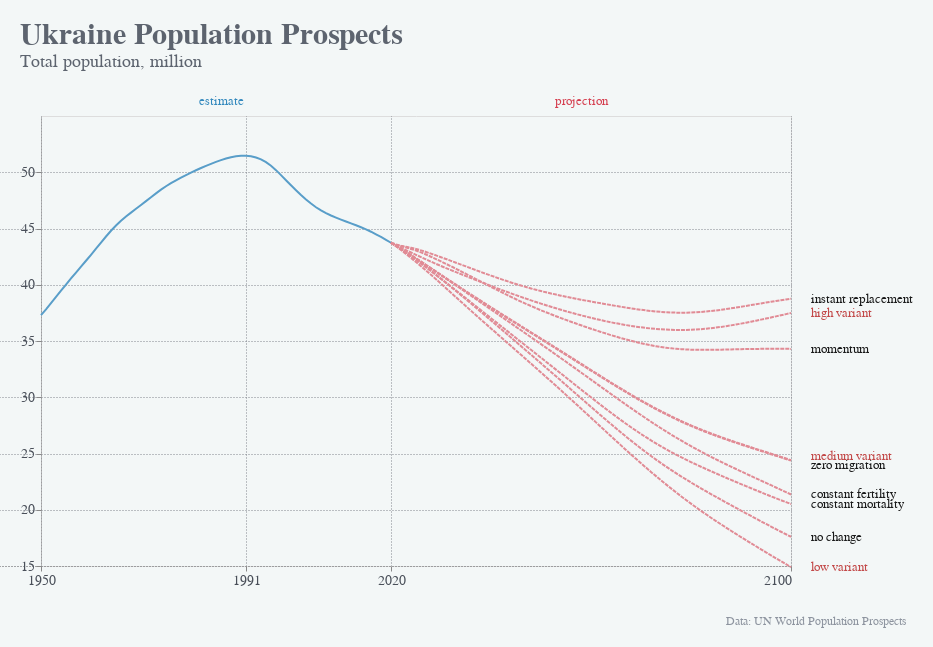

Source (notebook cell):
### Code cell
chart1 = alt.Chart(df).mark_line().encode(
    x = alt.X('year', type='quantitative', scale = alt.Scale(domain = [1950, 2100], range=[-50, 750]), axis=alt.Axis(values=[1950, 1991, 2020, 2100], labelExpr='datum.label[0] + datum.label[2] + datum.label[3] + datum.label[4]')),
    y = alt.Y('population', scale = alt.Scale(domain = [15, 52]), axis=alt.Axis(values=[15, 20, 25, 30, 35, 40, 45, 50])),
    color= alt.condition('datum.type == "estimate"',
                      alt.value('#599EC9'),
                      alt.value('#E18B95')),
    detail = alt.Detail('type')
).transform_filter(
    'datum.type == "estimate"'
)

chart2 = alt.Chart(df).mark_line(
    strokeDash=[4,1]
).encode(
    x = alt.X('year', type='quantitative', scale = alt.Scale(domain = [1950, 2100])),
    y = alt.Y('population', scale = alt.Scale(domain = [15, 52])),
    color= alt.condition('datum.type == "estimate"',
                      alt.value('#599EC9'),
                      alt.value('#E18B95')),
    detail = alt.Detail('type')
).transform_filter(
    'datum.type != "estimate"'
)

text1 = alt.Chart(df).mark_text(size = 13, opacity = 0.9, dx=20, align="left", font="Ubuntu Mono", color='#bd3434').encode(
    x = alt.X('year', scale = alt.Scale(zero = False)),
    y = alt.Y('population'),
    text = alt.Text('type')
).properties().transform_filter('datum.year == 2100').transform_filter({'field': 'type', 'oneOf': ['high variant', 'low variant']})

text2 = alt.Chart(df).mark_text(size = 13, opacity = 0.9, dx=20, align="left", font="Ubuntu Mono").encode(
    x = alt.X('year', scale = alt.Scale(zero = False)),
    y = alt.Y('population'),
    text = alt.Text('type')
).properties().transform_filter('datum.year == 2100').transform_filter({'field': 'type', 'oneOf': ['instant replacement', 'momentum', 'constant fertility', 'constant mortality', 'no change']})

text3 = alt.Chart(df).mark_text(size = 13, opacity = 0.9, dx=20, dy=-4, align="left", font="Ubuntu Mono", color='#bd3434').encode(
    x = alt.X('year', scale = alt.Scale(zero = False)),
    y = alt.Y('population'),
    text = alt.Text('type')
).properties().transform_filter('datum.year == 2100').transform_filter({'field': 'type', 'oneOf': ['medium variant']})

text4 = alt.Chart(df).mark_text(size = 13, opacity = 0.9, dx=20, dy=4, align="left", font="Ubuntu Mono").encode(
    x = alt.X('year', scale = alt.Scale(zero = False)),
    y = alt.Y('population'),
    text = alt.Text('type')
).properties().transform_filter('datum.year == 2100').transform_filter({'field': 'type', 'oneOf': ['zero migration']})

estimate_label = alt.Chart(
    {"values": [{"text": "estimate"}]}
).mark_text(size=13, dx=-195, dy=-240, color='#3288bd').encode(
    text="text:N"
)

projection_label = alt.Chart(
    {"values": [{"text": "projection"}]}
).mark_text(size=13, dx=165, dy=-240, color='#d53e4f').encode(
    text="text:N"
)

bottom_label = alt.Chart(
    {"values": [{"text": "Data: UN World Population Prospects"}]}
).mark_text(size=12, dx=400, dy=280, color='#8D949F').encode(
    text="text:N"
)

(chart1 + chart2 + text1 + text2 + text3 + text4 + estimate_label + projection_label + bottom_label).configure_title(
    anchor='start'
).configure_view(
    width=750,
    height=450
).properties(background = '#F3F7F7', padding = 20, title = alt.TitleParams(text = 'Ukraine Population Prospects', subtitle = ['Total population, million', ' '],
                    font = 'Ubuntu Mono', fontSize = 30, color = '#5D646F', subtitleFont = 'Ubuntu Mono',
                                      subtitleFontSize = 18, subtitleColor = '#5D646F')
                    ).configure_axis(gridColor = '#81858C', gridDash = [0.5, 1], gridWidth = 1,
                                     labelFont = 'Ubuntu Mono', labelFontSize = 14, labelColor = '#494F59', domainDash=[0.5, 1], title=None
                    )

### Figure 1 — Vega-Lite specification as saved in the notebook (floating-point values rounded to 4 significant figures; data arrays with more than 128 entries replaced by an {"elided": "..."} marker saying what was removed)
{"config": {"view": {"continuousWidth": 400, "continuousHeight": 300, "height": 450, "width": 750}, "axis": {"domainDash": [0.5, 1], "gridColor": "#81858C", "gridDash": [0.5, 1], "gridWidth": 1, "labelColor": "#494F59", "labelFont": "Ubuntu Mono", "labelFontSize": 14, "title": null}, "title": {"anchor": "start"}}, "layer": [{"mark": "line", "encoding": {"color": {"condition": {"value": "#599EC9", "test": "datum.type == \"estimate\""}, "value": "#E18B95"}, "detail": {"type": "nominal", "field": "type"}, "x": {"type": "quantitative", "axis": {"labelExpr": "datum.label[0] + datum.label[2] + datum.label[3] + datum.label[4]", "values": [1950, 1991, 2020, 2100]}, "field": "year", "scale": {"domain": [1950, 2100], "range": [-50, 750]}}, "y": {"type": "quantitative", "axis": {"values": [15, 20, 25, 30, 35, 40, 45, 50]}, "field": "population", "scale": {"domain": [15, 52]}}}, "transform": [{"filter": "datum.type == \"estimate\""}]}, {"mark": {"type": "line", "strokeDash": [4, 1]}, "encoding": {"color": {"condition": {"value": "#599EC9", "test": "datum.type == \"estimate\""}, "value": "#E18B95"}, "detail": {"type": "nominal", "field": "type"}, "x": {"type": "quantitative", "field": "year", "scale": {"domain": [1950, 2100]}}, "y": {"type": "quantitative", "field": "population", "scale": {"domain": [15, 52]}}}, "transform": [{"filter": "datum.type != \"estimate\""}]}, {"mark": {"type": "text", "align": "left", "color": "#bd3434", "dx": 20, "font": "Ubuntu Mono", "opacity": 0.9, "size": 13}, "encoding": {"text": {"type": "nominal", "field": "type"}, "x": {"type": "quantitative", "field": "year", "scale": {"zero": false}}, "y": {"type": "quantitative", "field": "population"}}, "transform": [{"filter": "datum.year == 2100"}, {"filter": {"field": "type", "oneOf": ["high variant", "low variant"]}}]}, {"mark": {"type": "text", "align": "left", "dx": 20, "font": "Ubuntu Mono", "opacity": 0.9, "size": 13}, "encoding": {"text": {"type": "nominal", "field": "type"}, "x": {"type": "quantitative", "field": "year", "scale": {"zero": false}}, "y": {"type": "quantitative", "field": "population"}}, "transform": [{"filter": "datum.year == 2100"}, {"filter": {"field": "type", "oneOf": ["instant replacement", "momentum", "constant fertility", "constant mortality", "no change"]}}]}, {"mark": {"type": "text", "align": "left", "color": "#bd3434", "dx": 20, "dy": -4, "font": "Ubuntu Mono", "opacity": 0.9, "size": 13}, "encoding": {"text": {"type": "nominal", "field": "type"}, "x": {"type": "quantitative", "field": "year", "scale": {"zero": false}}, "y": {"type": "quantitative", "field": "population"}}, "transform": [{"filter": "datum.year == 2100"}, {"filter": {"field": "type", "oneOf": ["medium variant"]}}]}, {"mark": {"type": "text", "align": "left", "dx": 20, "dy": 4, "font": "Ubuntu Mono", "opacity": 0.9, "size": 13}, "encoding": {"text": {"type": "nominal", "field": "type"}, "x": {"type": "quantitative", "field": "year", "scale": {"zero": false}}, "y": {"type": "quantitative", "field": "population"}}, "transform": [{"filter": "datum.year == 2100"}, {"filter": {"field": "type", "oneOf": ["zero migration"]}}]}, {"data": {"name": "data-1400e78c7d938f3edf743dd83a24f256"}, "mark": {"type": "text", "color": "#3288bd", "dx": -195, "dy": -240, "size": 13}, "encoding": {"text": {"type": "nominal", "field": "text"}}}, {"data": {"name": "data-2fe3ea0756f4a92c09af5df9eec9bdbf"}, "mark": {"type": "text", "color": "#d53e4f", "dx": 165, "dy": -240, "size": 13}, "encoding": {"text": {"type": "nominal", "field": "text"}}}, {"data": {"name": "data-d5faef29c2424f882b77966f96a07e6c"}, "mark": {"type": "text", "color": "#8D949F", "dx": 400, "dy": 280, "size": 12}, "encoding": {"text": {"type": "nominal", "field": "text"}}}], "background": "#F3F7F7", "data": {"name": "data-14351e6737e7fcbd5a1815435c4fe4a2"}, "padding": 20, "title": {"text": "Ukraine Population Prospects", "color": "#5D646F", "font": "Ubuntu Mono", "fontSize": 30, "subtitle": ["Total population, million", " "], "subtitleColor": "#5D646F", "subtitleFont": "Ubuntu Mono", "subtitleFontSize": 18}, "$schema": "https://vega.github.io/schema/vega-lite/v4.0.0.json", "datasets": {"data-14351e6737e7fcbd5a1815435c4fe4a2": {"elided": "800 records"}, "data-1400e78c7d938f3edf743dd83a24f256": [{"text": "estimate"}], "data-2fe3ea0756f4a92c09af5df9eec9bdbf": [{"text": "projection"}], "data-d5faef29c2424f882b77966f96a07e6c": [{"text": "Data: UN World Population Prospects"}]}}
